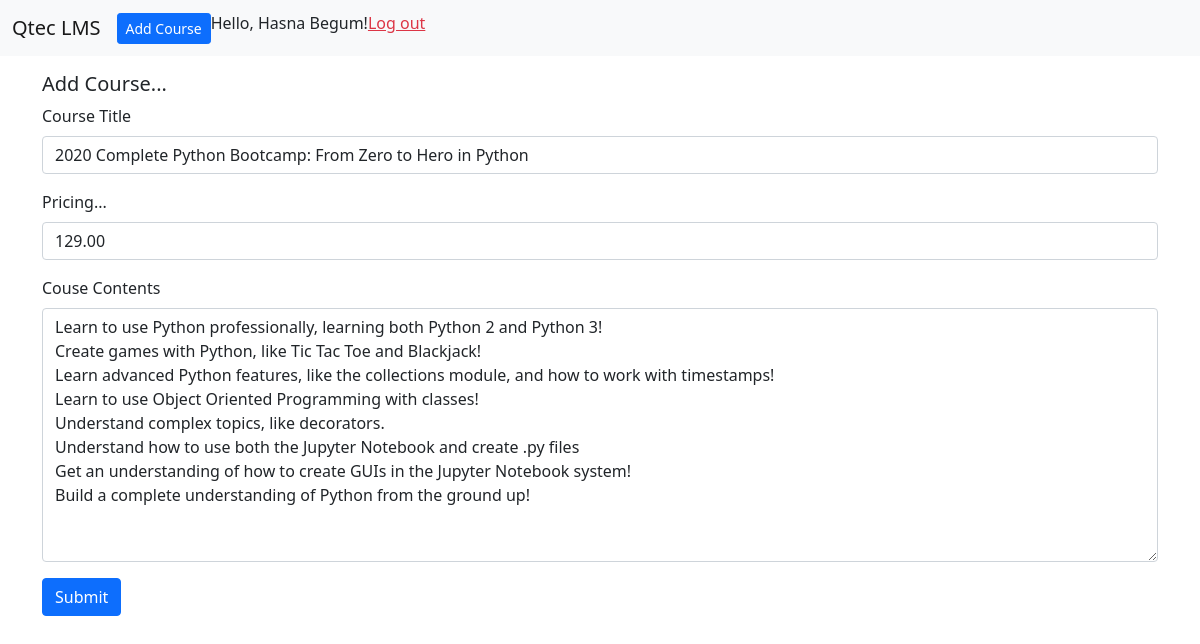
The page /update-course/1 (signed in) on the database its author committed.
### core/models.py (models this page shows, shortened)
class Teacher(models.Model):
    user = models.OneToOneField(User, null=True, on_delete=models.CASCADE)
    name = models.CharField(max_length=200)
    def __str__(self):
        return self.name

class Course(models.Model):
    title = models.CharField(max_length=200)
    cost = models.DecimalField(max_digits=5, decimal_places=2)
    contents = models.TextField(max_length=1000, blank=True)
    students = models.ManyToManyField(
        Student, blank=True, through='Enrollment')
    teacher = models.ForeignKey(Teacher, null=True, on_delete=models.CASCADE)

### core/decorators.py (the view)
    def wrapper_function(request, *args, **kwargs):
        group = None
        if request.user.groups.exists():
            group = request.user.groups.all()[0].name
        if group == 'teachers':
            return view_func(request, *args, **kwargs)
        else:
            return redirect('/')

### core/forms.py
class CourseForm(forms.ModelForm):
    title = forms.CharField(widget=forms.TextInput(
        attrs={'class': 'form-control'}))
    cost = forms.CharField(widget=forms.NumberInput(
        attrs={'class': 'form-control'}))
    contents = forms.CharField(widget=forms.Textarea(
        attrs={'class': 'form-control'}))
    class Meta:
        model = Course
        fields = '__all__'

### core/views.py (called while the page is built)
@teacher_only
def update_course(request, pk):
    course = Course.objects.get(id=pk)
    if not course.teacher.id == request.user.teacher.id:
        return redirect('/')
    form = CourseForm(instance=course)
    if request.method == 'POST':
        form = CourseForm(request.POST, instance=course)
        if form.is_valid():
            form.save()
            return redirect('/')
    context = {'form': form}
    return render(request, 'core/add_course.html', context)

### core/templates/core/add_course.html (shortened to what this page needs)
{% extends 'core/base.html' %} {% block content %}
<h5>Add Course...</h5>
<form method="POST">
  <div class="mb-3">
    <label class="form-label">Course Title</label>
    {{form.title}}
  </div>
  <div class="mb-3">
    <label class="form-label">Pricing...</label>
    {{form.cost}}
  </div>
  <div class="mb-3">
    <label class="form-label">Couse Contents</label>
    {{form.contents}}
  </div>
  <button type="submit" class="btn btn-primary">Submit</button>
</form>
{% endblock content%}

### core/templates/core/navbar.html (shortened to what this page needs)
<nav class="navbar navbar-expand-lg navbar-light bg-light mb-3">
  <div class="container-fluid">
    <a class="navbar-brand" href="/">Qtec LMS</a>
    <div class="collapse navbar-collapse" id="navbarSupportedContent">
      <ul class="navbar-nav mr-auto mb-2 mb-lg-0">
        <li class="nav-item">
          {%if request.user.is_authenticated%} {%if request.user.teacher%}
          <a class="btn btn-sm btn-primary" href="/add-course">Add Course</a>
          {%endif%} {%else%}
          <a class="text-danger" href="/teacher">Teach on Qtec</a>
          {%endif%}
        </li>
      </ul>
      <form class="d-flex">
        {%if request.user.is_authenticated%} {% if request.user.is_staff%}
        <h6>Hello, Admin!</h6>
        <h6><a href="/admin" class="ml-2 text-success">Dashboard</a></h6>
        {%else%}
        <h6>
          Hello, {{request.user.student.name}}{{request.user.teacher.name}}!
        </h6>
        {%endif%}
        <h6><a href="/logout" class="ml-2 text-danger">Log out</a></h6>
        {%else%}
        <a href="/login" class="btn btn-outline-success mr-2" type="submit">
          Log in
        </a>
        <a href="/signup" class="btn btn-success" type="submit">Sign up</a>
        {%endif%}
      </form>
    </div>
  </div>
</nav>

### rows shown on the page
Course: title "2020 Complete Python Bootcamp: From Zero to Hero in Python", cost "129.00", contents "Learn to use Python professionally, learning both Python 2 and Python 3! Create games with Python, like Tic Tac Toe and Blackjack! Learn advanced Python features, like the collections module, and how to work with timestamps! Learn to use Object Oriented Programming with classes! Understand complex topics, like decorators. Understand how to use both the Jupyter Notebook and create .py files Get an understanding of how to create GUIs in the Jupyter Notebook system! Build a complete understanding of Python from the ground up!"

### other values the page prints
{{ request.user.teacher.name }} "Hasna Begum"
